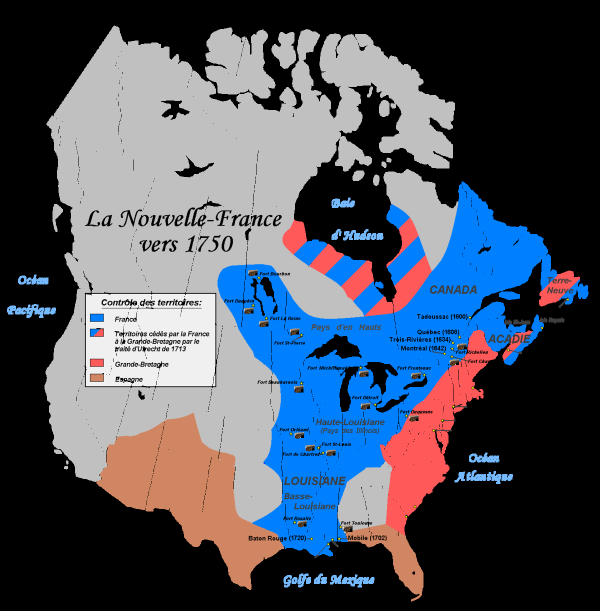
#> input picture Backend-Atlas/app/utils/Assets/Colors_tests/Nouvelle-France1750.png, 1200 x 1221 px (shown at 1/2 size)
$ python -i color_extraction.py   (imports and definitions only)
#> lines starting #> are read from the running program, lines starting #| are printed output that depends on the picture; after the words box and inside, x2 and y2 are one past the last pixel; in counts of white or black regions, pixels touching at a corner belong together
# region Imports
import logging
import math
import os
from typing import Dict, List, Optional, Tuple

import cv2
import numpy as np
import shapely
from matplotlib import colors as mcolors
from scipy.ndimage import binary_fill_holes, distance_transform_edt
from shapely import affinity
from shapely.geometry import Polygon, box
from shapely.geometry.base import BaseGeometry
from shapely.ops import unary_union
from skimage.color import deltaE_ciede2000, lab2rgb, rgb2lab
from skimage.morphology import closing, disk, opening
from skimage.util import img_as_float

from app.utils.color_sampling import sample_color_at
from app.utils.legend import LegendBounds, legend_mask

from . import preprocessing
# endregion

logger = logging.getLogger(__name__)

BASE_DIR = os.path.dirname(os.path.abspath(__file__))
DEFAULT_OUTPUT_DIR = os.path.join(BASE_DIR, "..", "extracted_color")


def load_image_rgb_alpha_mask(
    image_path: str,
) -> Tuple[np.ndarray, Optional[np.ndarray], np.ndarray]:
    """
    Load an image and return (rgb, alpha, opaque_mask).

    rgb: (H, W, 3)
    alpha: (H, W) or None
    opaque_mask: (H, W) bool
    """

    img = cv2.imread(image_path, cv2.IMREAD_UNCHANGED)
#> img is the input picture: shape (1221, 1200, 4); mean B, G, R, A 95.7, 82.1, 75.5, 121

    if img is None:
        raise ValueError(f"Image file not found: {image_path}")

    # grayscale
    if img.ndim == 2:
        rgb = np.stack([img, img, img], axis=-1)
        alpha = None
        opaque_mask = np.ones(img.shape, dtype=bool)

    # BGR
    elif img.ndim == 3 and img.shape[2] == 3:
        rgb = cv2.cvtColor(img, cv2.COLOR_BGR2RGB)
        alpha = None
        opaque_mask = np.ones(rgb.shape[:2], dtype=bool)

    # BGRA
    elif img.ndim == 3 and img.shape[2] == 4:
        img = cv2.cvtColor(img, cv2.COLOR_BGRA2RGBA)
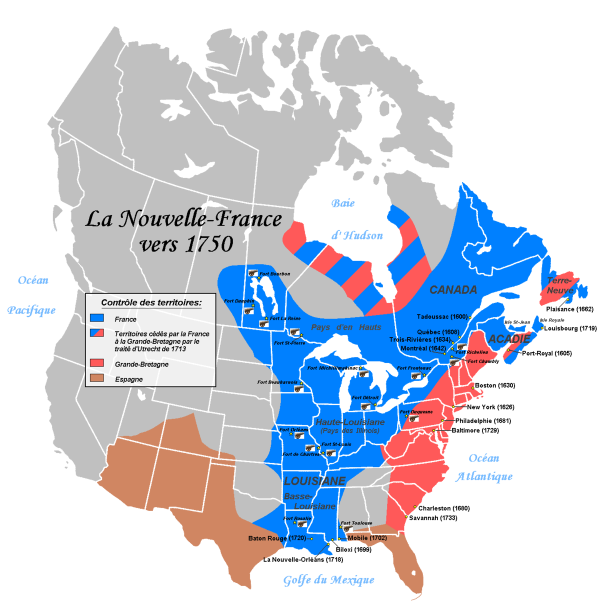
#> img: shape (1221, 1200, 4) (shown at 1/2 size); mean R, G, B, A 75.5, 82.1, 95.7, 121; transparent parts drawn white
        rgb = img[:, :, :3]
        alpha = img[:, :, 3]
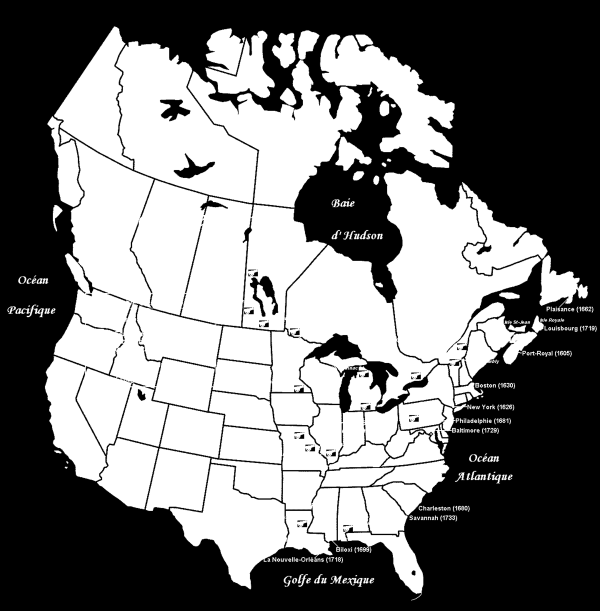
#> alpha: shape (1221, 1200) (shown at 1/2 size); min 0, max 255, mean 121
        opaque_mask = alpha > 0
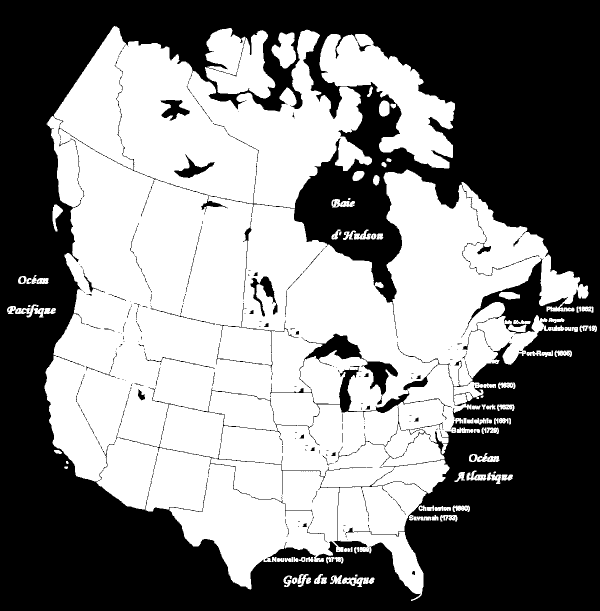
#> opaque_mask: shape (1221, 1200) bool (shown at 1/2 size); 50% white; 85 white regions (4 under 20 px), largest, box (x1, y1, x2, y2) and area: (89, 52, 1177, 1202) 669820, (639, 68, 910, 337) 30268, (410, 56, 551, 197) 13301

    else:
        raise ValueError("Unsupported image format")

    return rgb, alpha, opaque_mask


# [27 lines left out: function debug_save_rgb, not called in this run]


def preprocess(
    rgb: np.ndarray,
    alpha: Optional[np.ndarray],
    opaque_mask: np.ndarray,
    enable_linearize: bool = True,
    enable_percentile_norm: bool = True,
    norm_p_low: float = 1.0,
    norm_p_high: float = 99.0,
    enable_denoise: bool = True,
    debug: bool = False,
    debug_dir: Optional[str] = None,
) -> Tuple[np.ndarray, np.ndarray]:
    """
    Full-image preprocessing for color extraction.

    If debug=True, saves intermediate RGB + masks into debug_dir at each step.
    """
    rgb = np.clip(img_as_float(rgb), 0.0, 1.0)
    mask = opaque_mask.astype(bool)

    if debug and debug_dir is None:
        debug_dir = os.path.join(os.getcwd(), "debug_preprocess")

    if debug:
        debug_save_rgb(rgb, alpha, debug_dir, "00_input_rgb")

    # 1) Optional linearization
    if enable_linearize:
        work = preprocessing.srgb_to_linear(rgb)
        if debug:
            debug_save_rgb(np.clip(work, 0.0, 1.0), alpha, debug_dir, "01_linear_rgb")
    else:
        work = rgb
        if debug:
            debug_save_rgb(work, alpha, debug_dir, "01_linear_skipped")

    # 2) Denoise
    if enable_denoise:
        work_u8 = (np.clip(work, 0.0, 1.0) * 255.0 + 0.5).astype(np.uint8)
        work_u8 = cv2.bilateralFilter(work_u8, d=11, sigmaColor=75, sigmaSpace=75)
        work = work_u8.astype(np.float32) / 255.0

    # TODO: Try fast mean denoizing color and try dynamic parameters

    if debug:
        debug_save_rgb(work, alpha, debug_dir, "02_denoise")

    # 3) Percentile normalization
    if enable_percentile_norm:
        work = preprocessing.percentile_normalize(
            work, p_low=norm_p_low, p_high=norm_p_high, mask=mask
        )
        if debug:
            debug_save_rgb(work, alpha, debug_dir, "03_percentile_norm")

    elif debug:
        debug_save_rgb(work, alpha, debug_dir, "03_percentile_norm_skipped")

    # 4) Convert back to sRGB
    if enable_linearize:
        rgb_out = preprocessing.linear_to_srgb(work)
        if debug:
            debug_save_rgb(rgb_out, alpha, debug_dir, "04_back_to_srgb")
    else:
        rgb_out = work

    rgb_out = np.clip(rgb_out, 0.0, 1.0)

    if debug:
        debug_save_rgb(rgb_out, alpha, debug_dir, "05_output_rgb")

    return rgb_out, mask


# [476 lines left out: functions compute_lab, prepare_imposed_dominants, build_exclusive_masks_by_nearest_center, lab_center_to_rgb_u8, get_nearest_css4_color_name, save_mask_png and 10 more, not called in this run]


def extract_colors(
    image_path: str,
    output_dir: str = DEFAULT_OUTPUT_DIR,
    debug: bool = False,
    legend_bounds: Optional[LegendBounds] = None,
    imposed_click_positions: Optional[List[Tuple[float, float]]] = None,
    imposed_colors_names: Optional[List[Optional[str]]] = None,
    imposed_sampling_radii: Optional[List[int]] = None,
    # -----------------------------
    # Mask construction (pixel assignment)
    # -----------------------------
    mask_deltaE: float = 10.0,
    # Maximum ΔE distance for a pixel to be assigned to a color layer.
    # Larger value → thicker, more inclusive masks.
    # Smaller value → tighter masks, may leave holes/unassigned pixels.
    # -----------------------------
    # Post-processing
    # -----------------------------
    opening_radius: int = 1,  # Erosion then dilation to remove small noise/speckles
    closing_radius: int = 3,  # Dilation then erosion to fill small gaps
    simplify_tolerance: float = 1.0,
    sampling_radius: int = 20,  # Neighbourhood radius (px) used when sampling imposed click positions
    # -----------------------------
    # Text-aware assignment
    # -----------------------------
    # OCR polygons, when the caller has them. A label is drawn *over* a zone,
    # so without this its glyphs are holes the zone never recovers: the ink is
    # erased from the image before classification. Passing None skips it.
    # Defaults match GeorefConfig's.
    text_regions: Optional[List] = None,
    text_inpaint_dilation_px: int = 1,
    text_inpaint_max_ink_ratio: float = 1.0,
    text_inpaint_ink_deltaE: float = 12.0,
    # -----------------------------
    # Shared borders between zones
    # -----------------------------
    # Close the drawn border line between two zones, keep one zone per pixel,
    # and vectorise every zone together so neighbours share their edges. Off
    # keeps the previous per-zone behaviour exactly.
    zone_gap_fill: bool = False,
    zone_gap_max_ratio_of_diagonal: float = 0.008,
) -> Dict:
    """
    Extract exclusive color layers using:
    - Imposed colors (pipette click positions)
    - Exclusive assignment: each pixel belongs to exactly one selected color (nearest ΔE)
    - The legend rectangle, when given, belongs to no color: its swatches are
      a key, not territory

    Returns:
      - pixel_features (GeoJSON FeatureCollections with pixel-space geometries)
      - normalized_features (GeoJSON FeatureCollections)
      - masks (paths to debug PNGs of each mask, if debug=True) *For futurs tests*
    """

    # Prepare output directory
    base_name = os.path.splitext(os.path.basename(image_path))[0]
    image_output_dir = os.path.join(output_dir, base_name)

    if debug:
        os.makedirs(image_output_dir, exist_ok=True)

    # Load raw image and alpha mask
    rgb_u8, alpha, opaque_mask = load_image_rgb_alpha_mask(image_path)
    original_rgb = img_as_float(rgb_u8)

    # Preprocess full image for color extraction (keeps/updates mask)
    rgb, opaque_mask = preprocess(
        rgb=original_rgb,
        alpha=alpha,
        opaque_mask=opaque_mask,
        enable_linearize=True,
        enable_denoise=True,
        enable_percentile_norm=True,
        norm_p_low=1.0,
        norm_p_high=99.0,
        debug=debug,
        debug_dir=image_output_dir,
    )

    # Convert preprocessed image to LAB
    lab = compute_lab(rgb)

    # Removed from both the assignment and the final masks: hole filling would
    # otherwise hand a legend enclosed by a zone back to that zone.
    legend_pixels = legend_mask(opaque_mask.shape, legend_bounds)
    opaque_mask = opaque_mask & ~legend_pixels

    if imposed_click_positions:
        # Sample the dominant (mode) colour in a neighbourhood around each click,
        # using the same logic as /sample-color so preview and extraction are consistent.
        # rgb is the preprocessed float [0,1] image; sample_color_at accepts both
        # float and uint8 inputs.
        sampled_rgb: List[Tuple[int, int, int]] = []
        for idx, (nx, ny) in enumerate(imposed_click_positions):
            radius_px = sampling_radius
            if imposed_sampling_radii and idx < len(imposed_sampling_radii):
                try:
                    radius_px = int(imposed_sampling_radii[idx])
                except (TypeError, ValueError):
                    radius_px = sampling_radius
            radius_px = max(1, min(200, radius_px))

            result = sample_color_at(rgb, nx, ny, radius_px=radius_px)
            if result is not None:
                r, g, b = result["rgb"]
                sampled_rgb.append((int(r), int(g), int(b)))
        imposed_dominants = prepare_imposed_dominants(
            sampled_rgb, names=imposed_colors_names
        )
    else:
        imposed_dominants = []

    # Colors are always imposed by the pipette.
    dominants = imposed_dominants

    masks: Dict[str, str] = {}
    normalized_features: List[Dict] = []
    pixel_features: List[Dict] = []

    # Early exit if nothing was selected
    if not dominants:
        return {
            "normalized_features": normalized_features,
            "pixel_features": pixel_features,
            "masks": masks,
        }

    # Build exclusive masks by nearest LAB center
    centers_lab = np.array(
        [entry["lab_center"] for entry in dominants], dtype=np.float64
    )
    # Erase the labels' ink from the image before any pixel is
    # classified: each ink pixel takes the colour of the background around it.
    text_stats = None
    if text_regions:
        rgb, lab, text_stats = repaint_text_ink_palette(
            rgb,
            lab,
            text_regions,
            ink_deltaE=text_inpaint_ink_deltaE,
            dilation_px=text_inpaint_dilation_px,
            max_ink_ratio=text_inpaint_max_ink_ratio,
        )
        logger.info(
            f"[COLOR] text repaint (palette): {text_stats['pixelsFilled']} px in "
            f"{text_stats['boxesFilled']}/{text_stats['boxesConsidered']} label boxes"
        )

    best_idx, valid = build_exclusive_masks_by_nearest_center(
        lab, opaque_mask, centers_lab, mask_deltaE
    )

    # [9 lines left out: function _morphology, not called in this run]

    # Shared borders: close the line drawn between two zones, then settle
    # every pixel on one zone and vectorise all zones together, so that two
    # neighbours come out with the very same border instead of a strip.
    gap_stats = None
    shared_masks: Optional[List[np.ndarray]] = None
    shared_geometries: Dict[int, BaseGeometry] = {}
    if zone_gap_fill:
        labels = np.where(valid, best_idx, -1).astype(np.int32)
        height, width = labels.shape
        max_gap_px = zone_gap_max_ratio_of_diagonal * math.hypot(width, height)
        labels, gap_pixels = fill_gaps_between_zones(labels, len(dominants), max_gap_px)
        final = resolve_zone_overlaps(
            [_morphology(labels == k) for k in range(len(dominants))], labels
        )
        shared_masks = [final == k for k in range(len(dominants))]

        indexed = [
            (k, mask_to_pixel_edge_geometry(m)) for k, m in enumerate(shared_masks)
        ]
        indexed = [(k, g) for k, g in indexed if g is not None]
        if indexed:
            geoms = np.array([g for _k, g in indexed], dtype=object)
            if simplify_tolerance > 0:
                # Simplified as one coverage: a vertex dropped on a shared
                # border is dropped from both sides, so no sliver opens.
                geoms = shapely.coverage_simplify(geoms, simplify_tolerance)
            shared_geometries = {
                k: g for (k, _old), g in zip(indexed, geoms) if not g.is_empty
            }
        gap_stats = {"maxGapPx": round(max_gap_px, 2), "pixelsFilled": gap_pixels}
        logger.info(
            f"[COLOR] zone gaps: {gap_pixels} px filled (max width {max_gap_px:.1f} px)"
        )

    # Build per-color masks and features
    seen_names: Dict[str, int] = {}
    color_index = 1
    for k, entry in enumerate(dominants):
        if shared_masks is not None:
            mask = shared_masks[k]
        else:
            mask = _morphology((best_idx == k) & valid)

        if not np.any(mask):
            continue

        rgb_u8_center = lab_center_to_rgb_u8(entry["lab_center"])
        user_name = entry.get("user_name")
        if user_name:
            base_name = _sanitize_name(user_name)
        else:
            color_name = get_nearest_css4_color_name(rgb_u8_center)
            base_name = f"{color_name}-{color_index}"
        count = seen_names.get(base_name, 0) + 1
        seen_names[base_name] = count
        unique_color_name = base_name if count == 1 else f"{base_name}_{count}"
        L, a, b = entry["lab_center"]

        if debug:
            opaque_count = max(1, int(np.count_nonzero(opaque_mask)))
            ratio_value = float(np.count_nonzero(mask)) / float(opaque_count)

            file_name = (
                f"{unique_color_name}"
                f"_ratio_{ratio_value:.4f}"
                f"_lab_{L:.1f}_{a:.1f}_{b:.1f}"
                f".png"
            )
            out_path = os.path.join(image_output_dir, file_name)
            save_mask_png(mask, original_rgb, out_path)
            masks[unique_color_name] = out_path

        if shared_masks is not None:
            geometry = shared_geometries.get(k)
        else:
            geometry = mask_to_geometry(mask)
            if geometry:
                geometry = simplify_geometry(geometry, simplify_tolerance)

        if geometry and legend_bounds:
            # Contours are unioned without their holes, so a legend enclosed by
            # the zone comes back at this stage unless it is cut out again.
            geometry = geometry.difference(
                box(
                    legend_bounds["x"],
                    legend_bounds["y"],
                    legend_bounds["x"] + legend_bounds["width"],
                    legend_bounds["y"] + legend_bounds["height"],
                )
            )
            if geometry.is_empty:
                geometry = None

        if geometry:

            # build_features expects a list of polygons, so wrap the geometry in a list
            pixel_feature = build_feature(
                unique_color_name,
                rgb_u8_center,
                geometry,
            )
            pixel_features.append(
                {"type": "FeatureCollection", "features": [pixel_feature]}
            )

            normalized_feature = build_normalized_feature(
                unique_color_name,
                rgb_u8_center,
                geometry,
            )
            normalized_features.append(
                {"type": "FeatureCollection", "features": [normalized_feature]}
            )

        color_index += 1

    return {
        "normalized_features": normalized_features,
        "pixel_features": pixel_features,
        "masks": masks,
        # None when the caller passed no OCR boxes, so "was it applied at all"
        # is answerable from the result rather than only from the logs.
        "text_fill": text_stats,
        # None when the shared-border step is off.
        "zone_gaps": gap_stats,
        # The image the pixels were classified on, when inpainting changed it:
        # preprocessed, labels erased. None otherwise. For the dev tool, which
        # shows it so a bad zone can be traced to a bad rebuild.
        "classified_rgb": (
            rgb if text_stats and text_stats.get("method") == "inpaint"
            and text_stats.get("pixelsFilled") else None
        ),
    }

#> (the run stopped early here; a loop or call above may not have finished)
